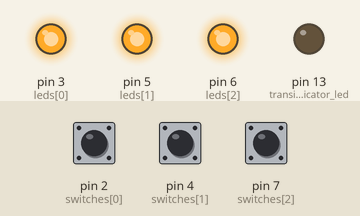
A sketch run on a simulated Arduino Uno, built with avr-gcc and run on an emulated ATmega328P. Parts: output pins drawn as LEDs (lit = HIGH). Dashed ring = blinking. The inputs (shaded band) are chosen by the test bench; at power-on: pin 2 (switches[0]) HIGH, pin 4 (switches[1]) HIGH, pin 7 (switches[2]) HIGH. No radio packets arrive unless stated.

Above: at 1.2 s.
1.3 s: pin 2 (switches[0]) pulled LOW for 0.15 s
At 1.46 s:
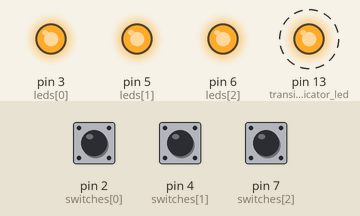
3.0 s: pin 4 (switches[1]) pulled LOW for 0.15 s
At 3.07 s:
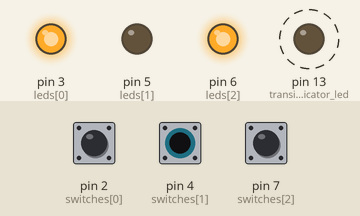
4.6 s: pin 7 (switches[2]) pulled LOW for 0.15 s
At 4.67 s:
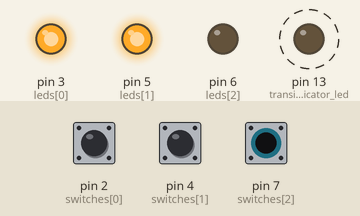
6.2 s: pin 7 (switches[2]) pulled LOW for 3.2 s
At 6.7 s:
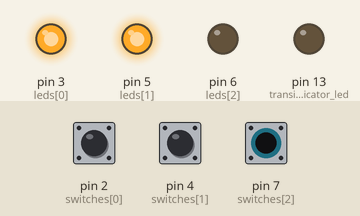
10.9 s: pin 2 (switches[0]) pulled LOW for 3.2 s
At 11.5 s:
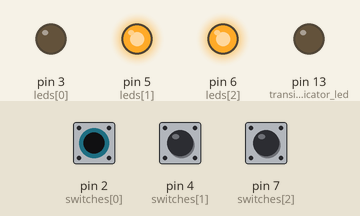
15.6 s: pin 2 (switches[0]) driven LOW and pin 4 (switches[1]) driven LOW
At 16.1 s:
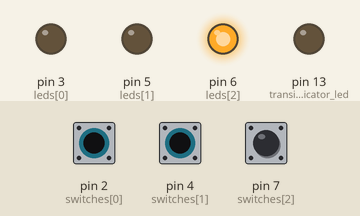
Timing chart, 0 to 18.2 s (numbered marks = the images above; inputs shaded):
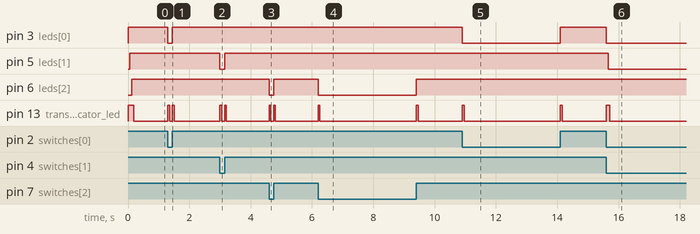

Measured:
- after the input at 1.3 s, pin 3 (leds[0]): HIGH → LOW at once, → HIGH 0.15 s later; pin 13 (transimitting_indicator_led): alternates HIGH for 0.06 s and LOW for 0.09 s, 4 changes in all, then stays LOW, starting at once
- after the input at 3.0 s, pin 5 (leds[1]): HIGH → LOW at once, → HIGH 0.15 s later; pin 13 (transimitting_indicator_led): alternates HIGH for 0.06 s and LOW for 0.09 s, 4 changes in all, then stays LOW, starting at once
- after the input at 4.6 s, pin 6 (leds[2]): HIGH → LOW at once, → HIGH 0.15 s later; pin 13 (transimitting_indicator_led): alternates HIGH for 0.06 s and LOW for 0.09 s, 4 changes in all, then stays LOW, starting at once
- after the input at 6.2 s, pin 6 (leds[2]): HIGH → LOW at once, → HIGH 3.2 s later; pin 13 (transimitting_indicator_led): alternates HIGH for 0.06 s and LOW for 3.1 s, starting at once
- after the input at 10.9 s, pin 3 (leds[0]): HIGH → LOW at once, → HIGH 3.2 s later; pin 13 (transimitting_indicator_led): alternates HIGH for 0.06 s and LOW for 3.1 s, starting at once
- after the input at 15.6 s, pin 3 (leds[0]): HIGH → LOW at once; pin 5 (leds[1]): HIGH → LOW after 0.06 s; pin 13 (transimitting_indicator_led): LOW → HIGH at once, → LOW 0.12 s later

The sketch:

SwitchButton433MHzMultipleTransimit.ino
```cpp
#include <VirtualWire.h>

bool switches_on[3] = {false, false, false};

byte switches[3] = {2, 4, 7};

const byte leds[3] = {3, 5, 6};

bool current_state = false;

const byte transimit_pin = 8;
const byte transimitting_indicator_led = 13;

const byte INSTRUMENT_KEYS[3] = {48, 60, 72};;
const byte MIDI_NOTE_ON = 0x99;     // note on in channel 10
const byte MIDI_NOTE_OFF = 0x89;    // note off in channel 10
const byte NOTE_VELOCITY = 127;     // velocity = 127, maximum

void setup()
{
  pinMode(switches[0], INPUT);
  pinMode(switches[1], INPUT);
  pinMode(switches[2], INPUT);
  pinMode(leds[0], OUTPUT);
  pinMode(leds[1], OUTPUT);
  pinMode(leds[2], OUTPUT);
  pinMode(transimitting_indicator_led, OUTPUT);

  digitalWrite(leds[0], false);
  digitalWrite(leds[1], false);
  digitalWrite(leds[2], false);

  vw_set_ptt_inverted(true);
  vw_set_tx_pin(transimit_pin);
  vw_setup(4000);
}

void loop()
{
  for(byte i = 0; i <= 2; i++)
  {
    bool temp_reading = digitalRead(switches[i]);

    if(switches_on[i] != temp_reading)
    {
      switches_on[i] = temp_reading;

      char msg[3];

      msg[1] = INSTRUMENT_KEYS[i];
      msg[2] = NOTE_VELOCITY;

      if(switches_on[i])
      {
        msg[0] = MIDI_NOTE_ON;
      }
      else
      {
        msg[0] = MIDI_NOTE_OFF;
      }

      digitalWrite(leds[i], switches_on[i]);

      digitalWrite(transimitting_indicator_led, true);
      vw_send((uint8_t *)msg, sizeof(msg));
      vw_wait_tx();
      digitalWrite(transimitting_indicator_led, false);
    }
  }
}
```
